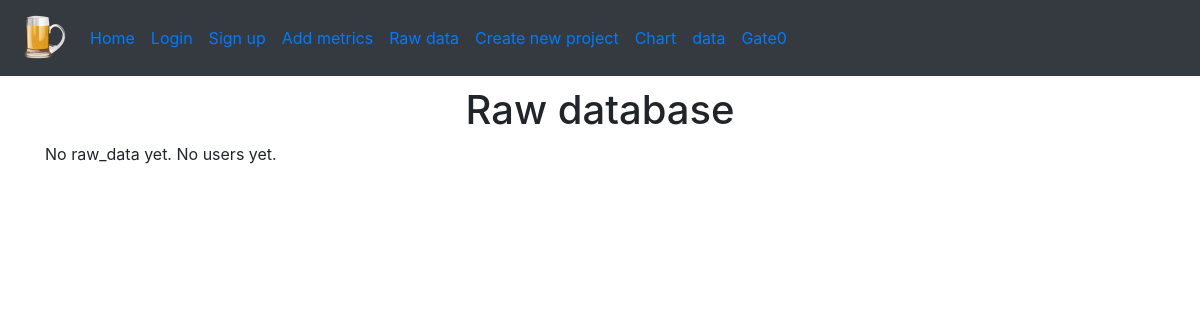
Page /raw on the earlier database version.
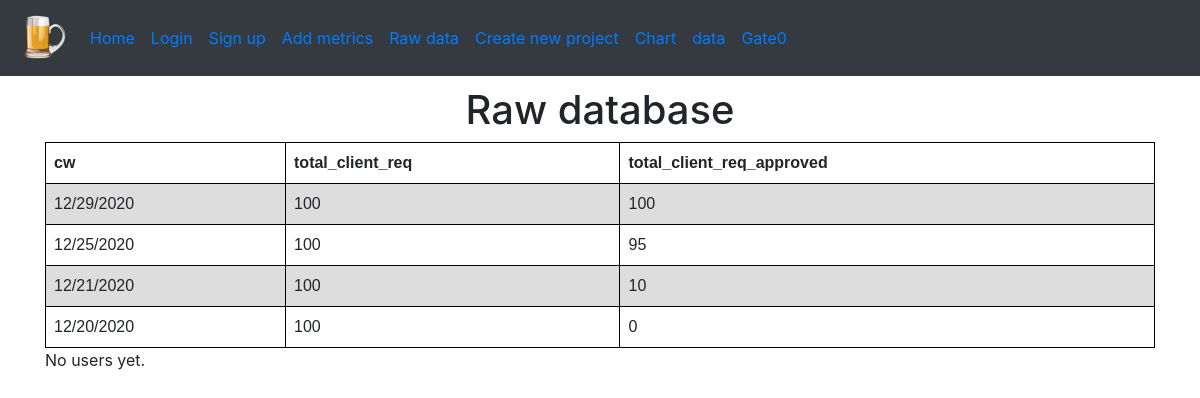
Same page on the later database version.
### spice_status/models/workbook_models.py (models this page shows, shortened)
class Workbook(db.Model):
    id = db.Column(db.Integer, primary_key=True)
    cw = db.Column(db.String)
    total_client_req = db.Column(db.Integer)
    total_client_req_approved = db.Column(db.Integer)
    total_open_issue_client_req = db.Column(db.Integer)
    total_sys_req = db.Column(db.Integer)
    total_sys_req_approved = db.Column(db.Integer)
    total_sys_req_implemented = db.Column(db.Integer)
    total_sw_req = db.Column(db.Integer)
    total_sw_req_approved = db.Column(db.Integer)
    total_sw_req_implemented = db.Column(db.Integer)
    ccm_more_50 = db.Column(db.Integer)
    ccm_24_50 = db.Column(db.Integer)
    ccm_12_24 = db.Column(db.Integer)
    misra_high = db.Column(db.Integer)
    misra_mid = db.Column(db.Integer)
    misra_low = db.Column(db.Integer)
    branch_coverage = db.Column(db.Float)
    line_coverage = db.Column(db.Float)
    mc_dc_coverage = db.Column(db.Float)
    total_sw_req_tests = db.Column(db.Integer)
    total_sw_req_passed = db.Column(db.Integer)
    total_sys_req_tests = db.Column(db.Integer)
    total_sys_req_tests_passed = db.Column(db.Integer)
    traceability_sys_client = db.Column(db.Integer)
    traceability_client_sys = db.Column(db.Integer)
    traceability_sys_sw = db.Column(db.Integer)
    traceability_sw_sys = db.Column(db.Integer)
    total_features = db.Column(db.Integer)
    total_bugs = db.Column(db.Integer)
    total_bugs_solved = db.Column(db.Integer)
    total_problems = db.Column(db.Integer)
    total_problems_solved = db.Column(db.Integer)
    total_change_requests = db.Column(db.Integer)
    change_request_not_reviewed = db.Column(db.Integer)
    @staticmethod
    def all_of_workbooks():
        return Workbook.query.order_by(desc(Workbook.cw))

### spice_status/views/main_views.py (the view)
@bp_main.route('/raw')
def raw():
    return render_template('raw.html', raw_data=Workbook.all_of_workbooks(), users=User.all_of_users())

### spice_status/models/user_models.py (called while the page is built)
    @staticmethod
    def all_of_users():
        return User.query.order_by(desc(User.id))

### spice_status/templates/raw.html (shortened to what this page needs)
{% extends "partials/_one_column.html" %}
{% block content %}
<article>
    <header>
      <center>  <h1>Raw database</h1> </center>
    </header>
    <section>
        {% if raw_data.count() > 0 %}
        <table>
            <tr>
                <th>cw</th>
                <th>total_client_req</th>
                <th>total_client_req_approved</th>
            </tr>
            {% for rd in raw_data %}
            <tr>
                <td>{{ rd.cw }}</td>
                <td>{{ rd.total_client_req }}</td>
                <td>{{ rd.total_client_req_approved }}</td>
            </tr>
            {% endfor %}
        </table>
        {% else %}
        No raw_data yet.
        {% endif %}
        {% if users.count() > 0 %}
        <hr>
        <h3>Users</h3>
        <table>
            <tr>
                <th>id</th>
                <th>username</th>
                <th>email</th>
                <th>password_hash</th>
            </tr>
            {% for user in users %}
            <tr>
                <td>{{ user.id }}</td>
                <td>{{ user.username }}</td>
                <td>{{ user.email }}</td>
                <td>{{ user.password_hash }}</td>
            </tr>
            {% endfor %}
        </table>
        {% else %}
        No users yet.
        {% endif %}
    </section>
</article>
{% endblock %}

### spice_status/templates/partials/_one_column.html (shortened to what this page needs)
{% extends 'partials/_base.html' %}

### spice_status/templates/partials/_base.html (shortened to what this page needs)
<!doctype html>
<html lang="en">
<head>
    <link rel="stylesheet" href="{{ url_for('static', filename='css/bootstrap.min.css') }}">
    <link rel="stylesheet" href="{{ url_for('static', filename='css/main.css') }}">
</head>
<body>
<header>
    {% block navigation %}
    {% include 'partials/_nav.html' %}
    {% endblock %}
</header>
<main class="container">
    <div class="row">
        <div class="col-12">
            {% block content %}
            {% endblock %}
        </div>
    </div>
</main>
</body>
</html>

### spice_status/templates/partials/_nav.html (shortened to what this page needs)
<nav class="navbar navbar-expand-lg navbar-blue bg-dark">
    <a class="navbar-brand" href="{{ url_for('main.home')}}"><img
            src="{{ url_for('static', filename='images/logo.png') }}" width='50' height='50'></a>
    <div class="collapse navbar-collapse" id="navbarSupportedContent">
        <ul class="navbar-nav mr-auto">
            <li class="nav-item active">
                <a class="nav-link" href="{{ url_for('main.home')}}">Home <span class="sr-only">(current)</span></a>
            </li>
            {% if not current_user.is_authenticated %}
            <li class="nav-item">
                <a class="nav-link" href="{{ url_for('auth.login')}}">Login</a>
            </li>
            {% else %}
            <li class="nav-item">
                <a class="nav-link" href="{{ url_for('auth.logout')}}">Logout</a>
            </li>
            {% endif %}
            <li class="nav-item">
                <a class="nav-link" href="{{ url_for('auth.signup')}}">Sign up</a>
            </li>
            <li class="nav-item">
                <a class="nav-link" href="{{ url_for('input.metrics')}}">Add metrics</a>
            </li>
            <li class="nav-item">
                <a class="nav-link" href="{{ url_for('main.raw')}}">Raw data</a>
            </li>
            <li class="nav-item">
                <a class="nav-link" href="{{ url_for('project.define_new_project')}}">Create new project</a>
            </li>
            <li class="nav-item">
                <a class="nav-link" href="{{ url_for('main.chart')}}">Chart</a>
            </li>
            <li class="nav-item">
                <a class="nav-link" href="{{ url_for('main.data')}}">data</a>
            </li>
            <li class="nav-item">
                <a class="nav-link" href="{{ url_for('checklist.checklist_gate_1')}}">Gate0</a>
            </li>
        </ul>
    </div>
</nav>

### spice_status/static/css/main.css (style rules this page uses)
.navbar { margin-bottom: 10px; }

### spice_status/templates/partials/_base.html (style rules this page uses)
table { font-family: arial, sans-serif; border-collapse: collapse; width: 100%; }
td, th { border: 1px solid #000000; text-align: left; padding: 8px; }
tr:nth-child(even) { background-color: #dddddd; }

Differences in the rows shown:
added Workbook: cw "12/29/2020", total_client_req "100", total_client_req_approved "100"
added Workbook: cw "12/25/2020", total_client_req "100", total_client_req_approved "95"
added Workbook: cw "12/21/2020", total_client_req "100", total_client_req_approved "10"
added Workbook: cw "12/20/2020", total_client_req "100", total_client_req_approved "0"
Other differences:
text no longer shown: "No raw_data yet."
text now shown: "cw total_client_req total_client_req_approved"
